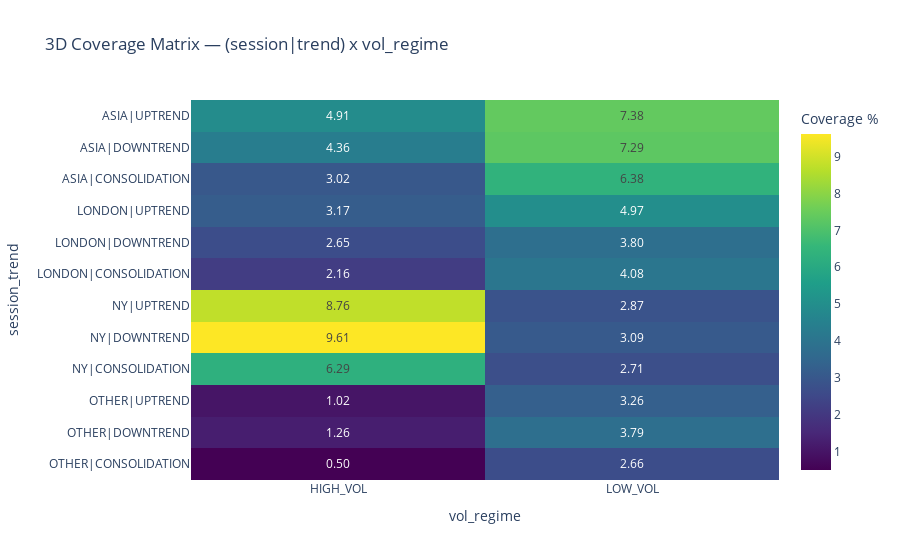

Notebook source saved alongside this figure:
### Code cell
if "px" not in globals():
    import plotly.express as px
if "coverage_table" not in globals() or "sol" not in globals():
    raise RuntimeError("Run setup/helper cells first (coverage_table + sol).")

cov_3d = coverage_table(sol, ["session", "trend_regime", "vol_regime"])
cov_3d["session_trend"] = cov_3d["session"] + "|" + cov_3d["trend_regime"]

row_order = [f"{s}|{t}" for s in SESSION_ORDER for t in TREND_ORDER]
heat_3d = cov_3d.pivot(index="session_trend", columns="vol_regime", values="coverage_pct").reindex(
    index=row_order,
    columns=VOL_ORDER,
).fillna(0)

fig = px.imshow(
    heat_3d,
    text_auto=".2f",
    color_continuous_scale="Viridis",
    aspect="auto",
    title="3D Coverage Matrix — (session|trend) x vol_regime",
)
fig.update_layout(coloraxis_colorbar_title="Coverage %")
fig.show()

cov_3d.sort_values("coverage_pct", ascending=False).reset_index(drop=True)

### Figure 1 — Plotly figure (JSON) as saved in the notebook; plotly's stock layout.template omitted (floating-point values rounded to 4 significant figures)
{"data": [{"coloraxis": "coloraxis", "hovertemplate": "vol_regime: %{x}<br>session_trend: %{y}<br>color: %{z}<extra></extra>", "name": "0", "texttemplate": "%{z:.2f}", "type": "heatmap", "x": ["HIGH_VOL", "LOW_VOL"], "xaxis": "x", "y": ["ASIA|UPTREND", "ASIA|DOWNTREND", "ASIA|CONSOLIDATION", "LONDON|UPTREND", "LONDON|DOWNTREND", "LONDON|CONSOLIDATION", "NY|UPTREND", "NY|DOWNTREND", "NY|CONSOLIDATION", "OTHER|UPTREND", "OTHER|DOWNTREND", "OTHER|CONSOLIDATION"], "yaxis": "y", "z": [[4.905, 7.384], [4.36, 7.287], [3.022, 6.376], [3.17, 4.968], [2.651, 3.803], [2.157, 4.084], [8.761, 2.867], [9.612, 3.095], [6.289, 2.707], [1.019, 3.262], [1.26, 3.795], [0.5004, 2.665]]}], "layout": {"coloraxis": {"colorbar": {"title": {"text": "Coverage %"}}, "colorscale": [[0, "#440154"], [0.1111, "#482878"], [0.2222, "#3e4989"], [0.3333, "#31688e"], [0.4444, "#26828e"], [0.5556, "#1f9e89"], [0.6667, "#35b779"], [0.7778, "#6ece58"], [0.8889, "#b5de2b"], [1, "#fde725"]]}, "title": {"text": "3D Coverage Matrix — (session|trend) x vol_regime"}, "xaxis": {"anchor": "y", "domain": [0, 1], "title": {"text": "vol_regime"}}, "yaxis": {"anchor": "x", "autorange": "reversed", "domain": [0, 1], "title": {"text": "session_trend"}}}}
